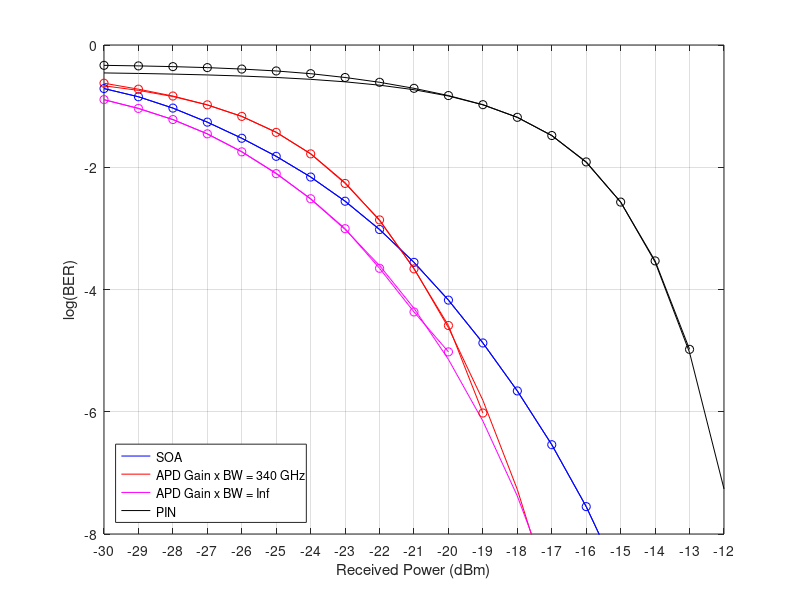
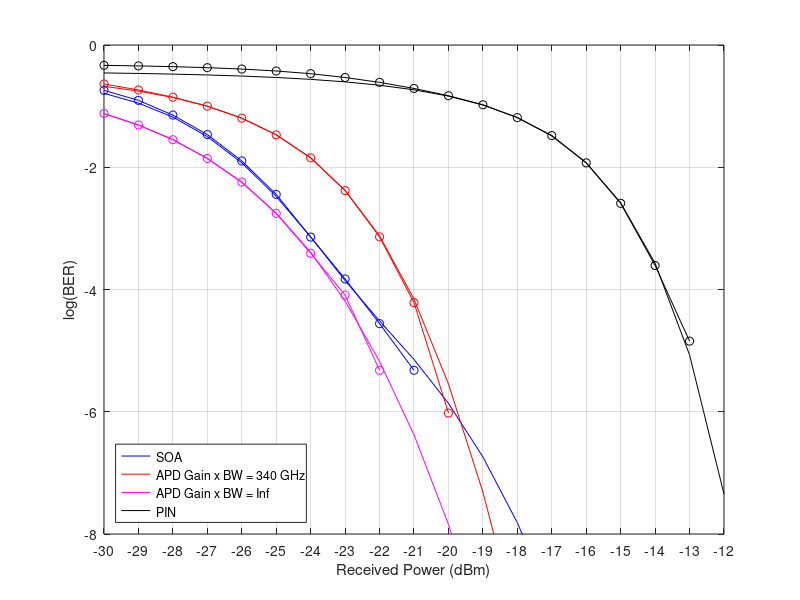

Recreate these plots in MATLAB, in order.
clear, clc, close all

tx.PtxdBm = -30:1:-12;

%% Equally-spaced levels
ber_pin.eq_spaced.count = [0.464808223463346,0.455306186290667,0.442766511017518,0.426630310382714,0.404093610755051,0.376177859671611,0.339468694683513,0.294131111518037,0.245549884026125,0.195562854788500,0.148916750595129,0.105606802783373,0.0656196590978453,0.0330592306048953,0.0122211286089239,0.00269334065799915,0.000293749618506989,1.04910578038210e-05,0];
ber_pin.eq_spaced.gauss = [0.349237622702391,0.342593920727185,0.334255214258206,0.323806707175755,0.310749279079702,0.294499485596141,0.274409379516046,0.249827405001154,0.220236317178201,0.185519641337322,0.146404322923543,0.105045480748196,0.0654538770109949,0.0329936264627572,0.0120514175516306,0.00268867082597775,0.000281577823051733,9.30157074634866e-06,5.46785217655125e-08];

%
ber_soa.eq_spaced.count = [0.193783260067085,0.142251304712858,0.0928756183912283,0.0546827513159452,0.0298047318092870,0.0150933002489545,0.00692036054789297,0.00278217092371786,0.000958219690757999,0.000278049142302247,6.70532134796128e-05,1.33477484694659e-05,2.19071806774366e-06,2.88808008441698e-07,2.80337064723424e-08,1.75755693631063e-09,6.20339330773770e-11,1.07554582443498e-12,7.93586920229700e-15];
ber_soa.eq_spaced.est = [0.193783260067085,0.142251304712858,0.0928756183912283,0.0546827513159452,0.0298047318092870,0.0150933002489545,0.00692036054789297,0.00278217092371786,0.000958219690757999,0.000278049142302247,6.70532134796128e-05,1.33477484694659e-05,2.19071806774366e-06,2.88808008441698e-07,2.80337064723424e-08,1.75755693631063e-09,6.20339330773770e-11,1.07554582443498e-12,7.93586920229700e-15];

%
ber_apd_fin.eq_spaced.count = [0.237052127205030,0.189415094915461,0.146293986144174,0.104909624305683,0.0679954068241470,0.0372318104132332,0.0165501205517915,0.00543532167490692,0.00137528230482818,0.000217451016297381,2.57507782457425e-05,9.53732527620094e-07,0,0,0,0,0,0,0];
ber_apd_fin.eq_spaced.gauss = [0.215027785988456,0.181032101346573,0.143508281034321,0.104615336380027,0.0678583609888391,0.0374624859598918,0.0166434724962490,0.00559272463542779,0.00134444568559010,0.000221269836315951,2.37319341486989e-05,1.53669903717772e-06,5.34197686667760e-08,8.42675374078626e-10,4.89426305084116e-12,8.39492786141940e-15,3.40393009934258e-18,2.59903112373720e-22,2.98372946296468e-27];

%
ber_apd_inf.eq_spaced.count = [0.127985182811451,0.0917576527498016,0.0602940166636147,0.0351879616065434,0.0178615027772691,0.00785303363242385,0.00305289782091192,0.000989020631142038,0.000222219678935482,4.29179637429042e-05,9.53732527620094e-06,0,0,0,0,0,0,0,0];
ber_apd_inf.eq_spaced.gauss = [0.126821536665829,0.0916817130222999,0.0601701179042403,0.0351343070921254,0.0179675009668366,0.00796294718129267,0.00301963602092677,0.000958496730744798,0.000246727795170630,4.92451967322406e-05,7.17388541883247e-06,7.03717456619697e-07,4.17272045846025e-08,1.30777941860144e-09,1.85693794442359e-11,1.00569543444480e-13,1.71515642619109e-16,7.46059744018531e-20,6.61526056323651e-24];


%% Optimized level spacing
ber_pin.optimized.count = [0.464794871207960,0.454939953000061,0.442540476408472,0.425606955380577,0.404312969236404,0.375705762070439,0.339522103705060,0.293887909723494,0.244989089299884,0.194758858267717,0.148054576390161,0.105228170969908,0.0648862387841055,0.0329848394677410,0.0118033937618263,0.00256649423182567,0.000247016724653604,1.43059879143014e-05,0];
ber_pin.optimized.gauss = [0.349151778385522,0.342486119780761,0.334120027673315,0.323637544578959,0.310538319437879,0.294237802246807,0.274087488520001,0.249436641895274,0.219771675615925,0.184984837699869,0.145819359964904,0.104454675283741,0.0649268558894527,0.0326058341706113,0.0118392956662387,0.00261493061051320,0.000268705612124277,8.51372913373398e-06,4.50022125996482e-08];

%
ber_soa.optimized.count = [0.181507698528963,0.124261811023622,0.0713878334248917,0.0342552111945309,0.0126751052920710,0.00359843282671062,0.000720068058353171,0.000148782274308735,2.76582433009827e-05,4.76866263810047e-06,0,0,0,0,0,0,0,0,0];
ber_soa.optimized.est = [0.161854186677478,0.112064166340681,0.0661748882433615,0.0317123916499724,0.0118220390294853,0.00333480101913837,0.000723615794687632,0.000139738759774525,3.06142867778370e-05,7.17300119284132e-06,1.37272582714194e-06,1.82642223637534e-07,1.52934810559860e-08,7.26301805658938e-10,1.72333530297539e-11,1.74939373371301e-13,6.30251553013883e-16,6.46030291402709e-19,1.45850487206401e-22];

%
ber_apd_fin.optimized.count = [0.230407472685100,0.183810008850638,0.140049899285845,0.0999731047427211,0.0636893044619423,0.0339137749496429,0.0142697460782518,0.00415541262284075,0.000726744186046512,6.10388817676860e-05,9.53732527620094e-07,0,0,0,0,0,0,0,0];
ber_apd_fin.optimized.gauss = [0.210778843696057,0.176335492473531,0.138588722477100,0.0998164653087088,0.0635768235573234,0.0340266219444577,0.0142218602493809,0.00418467708771848,0.000752578303039448,6.96601645575473e-05,2.85022050338319e-06,4.85282752778680e-08,3.29379181899162e-10,7.69772339682445e-13,4.83635620433831e-16,5.85992792980343e-20,9.55341386187362e-25,1.49706120541735e-30,1.65098159784139e-37];

%
ber_apd_inf.optimized.count = [0.0758265046084356,0.0491620506012330,0.0282400201428310,0.0139292635658915,0.00573956235121773,0.00175868278093145,0.000391984068851859,8.10672648477080e-05,4.76866263810047e-06,0,0,0,0,0,0,0,0,0,0];
ber_apd_inf.optimized.gauss = [0.0756709061354638,0.0492054044951657,0.0283698195498705,0.0140012679073031,0.00565788811842483,0.00177491387537260,0.000407524305678209,6.45779037046901e-05,6.67222422765784e-06,4.19063489960530e-07,1.43545166173706e-08,2.30772239756844e-10,1.45681035612740e-12,2.93119071775299e-15,1.46580828369098e-18,1.36034820412002e-22,1.66415457588676e-27,1.79236595320711e-33,1.07706353192394e-40];

%% Figures
figure, hold on, grid on, box on
plot(tx.PtxdBm, log10(ber_soa.eq_spaced.est), '-b')
plot(tx.PtxdBm, log10(ber_apd_fin.eq_spaced.gauss), '-r')
plot(tx.PtxdBm, log10(ber_apd_inf.eq_spaced.gauss), '-m')
plot(tx.PtxdBm, log10(ber_pin.eq_spaced.gauss), '-k')

plot(tx.PtxdBm, log10(ber_soa.eq_spaced.count), '-ob')
plot(tx.PtxdBm, log10(ber_apd_fin.eq_spaced.count), '-or')
plot(tx.PtxdBm, log10(ber_apd_inf.eq_spaced.count), '-om')
plot(tx.PtxdBm, log10(ber_pin.eq_spaced.count), '-ok')


xlabel('Received Power (dBm)')
ylabel('log(BER)')
legend('SOA', 'APD Gain x BW = 340 GHz', 'APD Gain x BW = Inf', 'PIN', 'Location', 'SouthWest')
axis([tx.PtxdBm(1) tx.PtxdBm(end) -8 0])
set(gca, 'xtick', tx.PtxdBm)

%%
figure, hold on, grid on, box on
plot(tx.PtxdBm, log10(ber_soa.optimized.est), '-b')
plot(tx.PtxdBm, log10(ber_apd_fin.optimized.gauss), '-r')
plot(tx.PtxdBm, log10(ber_apd_inf.optimized.gauss), '-m')
plot(tx.PtxdBm, log10(ber_pin.optimized.gauss), '-k')

plot(tx.PtxdBm, log10(ber_soa.optimized.count), '-ob')
plot(tx.PtxdBm, log10(ber_apd_fin.optimized.count), '-or')
plot(tx.PtxdBm, log10(ber_apd_inf.optimized.count), '-om')
plot(tx.PtxdBm, log10(ber_pin.optimized.count), '-ok')

xlabel('Received Power (dBm)')
ylabel('log(BER)')
legend('SOA', 'APD Gain x BW = 340 GHz', 'APD Gain x BW = Inf', 'PIN', 'Location', 'SouthWest')
axis([tx.PtxdBm(1) tx.PtxdBm(end) -8 0])
set(gca, 'xtick', tx.PtxdBm)